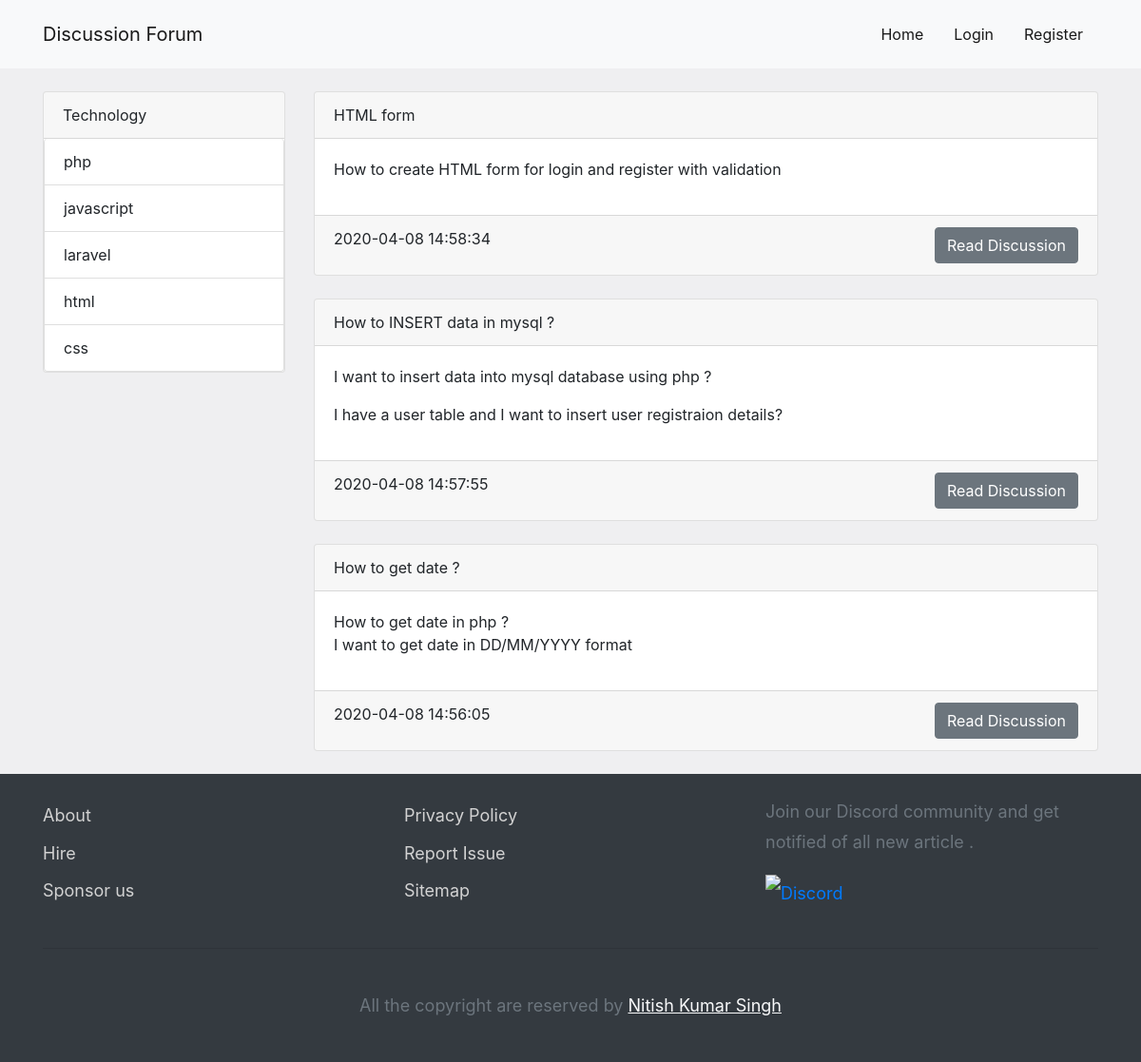
Page /dashboard.php on the committed database.
### tables this page shows
CREATE TABLE `question` (
  `id` int(11) NOT NULL,
  `title` varchar(128) NOT NULL,
  `topic` varchar(32) NOT NULL,
  `question` varchar(2048) NOT NULL,
  `timestamp` timestamp NOT NULL DEFAULT current_timestamp()
);

### utils/nav_links.php (called while the page is built)
<?php
    $nav_links = array(
        'home' => array(
            'name' => 'Home',
            'link' => './',
            'auth' => true,
        ),
        'home2' => array(
            'name' => 'Home',
            'link' => './',
            'auth' => false,
        ),
        'login' => array(
            'name' => 'Login',
            'link' => './login',
            'auth' => false,
        ),
        'register' => array(
            'name' => 'Register',
            'link' => './register',
            'auth' => false,
        ),
        'dashboard' => array(
            'name' => 'Dashboard',
            'link' => './dashboard',
            'auth' => true,
        ),
        'ask' => array(
            'name' => 'Ask',
            'link' => './ask',
            'auth' => true,
        ),
        'profile' => array(
            'name' => 'Profile',
            'link' => './profile',
            'auth' => true,
        ),
        'logout' => array(
            'name' => 'Logout',
            'link' => './logout',
            'auth' => true,
        )
    );
?>

### dashboard.php (the view, shortened to what this page needs)
<?php
    include './utils/env.php';
    $con = new mysqli($SERVER,$USERNAME,$PASSWORD,$DATABASE);
    $query = "SELECT * from`question` order by id desc";
    $result = $con->query($query);
?>
<!DOCTYPE html>
<html lang="en">
<head>
    <?php require('./partials/head.php') ?>
</head>
<body>
    <?php require('./partials/navigation.php') ?>
    <div class="container" style="min-height:70vh">
        <div class="row mt-4 ">
            <div class="col-sm-12 col-md-4 col-lg-3">
                <div class="card">
                    <div class="card-header">Technology</div>
                <ul class="list-group">
                    <?php foreach(['php','javascript','laravel','html','css'] as $item): ?>
                    <li class="list-group-item"><?= $item ?></li>
                    <?php endforeach; ?>
                </ul>
            </div>
            </div>
            <div class="col-sm-12 col-md-8 col-lg-9">
                <?php while($row = $result->fetch_assoc()): ?>
                <div class="card mb-4">
                    <div class="card-header"><?= $row['title'] ?></div>
                    <div class="card-body">
                        <?= $row['question'] ?>
                    </div>
                    <div class="card-footer d-flex justify-content-between">
                        <div>
                            <?= $row['timestamp'] ?>
                        </div>
                        <div>
                            <a href="./discussion/<?= $row['id'] ?>" class="btn btn-secondary">Read Discussion</a>
                        </div>
                    </div>
                </div>
                <?php endwhile; ?>
            </div>
        </div>
    </div>
    <?php require('./partials/footer.php') ?>
</body>
</html>

### partials/head.php (shortened to what this page needs)
<link rel="stylesheet" href="https://stackpath.bootstrapcdn.com/bootstrap/4.4.1/css/bootstrap.min.css">

### partials/navigation.php (shortened to what this page needs)
<?php
    require('./utils/nav_links.php');
    $isAuth = $_SESSION["isLoggedIn"] ?? false;
?>
<nav class="navbar navbar-expand-lg navbar-light bg-light">
    <div class="container">
        <a class="navbar-brand" href="./">Discussion Forum</a>
        <div class="collapse navbar-collapse" id="navbarSupportedContent">
            <ul class="navbar-nav ml-auto">
            <?php foreach ($nav_links as $nav_link): ?>
                <?php if($nav_link['auth'] == $isAuth): ?>
                <li class="nav-item active p-2">
                    <a class="nav-link" href="<?= $nav_link['link'] ?>"><?= $nav_link['name'] ?></a>
                </li>
                <?php endif ?>
            <?php endforeach ?>
            </ul>
        </div>
    </div>
</nav>

### partials/footer.php
<footer class="bg-dark text-white" style="line-height:2.2;font-size:18px">
    <div class="container pt-4">
        <div class="row">
            <div class="col-6 col-lg-4  mb-4">
                <div><a style="color:#d2d2d2" href="/about/">About</a></div>
                <div><a style="color:#d2d2d2" href="/hire">Hire</a></div>
                <div><a style="color:#d2d2d2" href="/sponser-us">Sponsor us</a></div>
            </div>
            <div class="col-6 col-lg-4  mb-4">
                <div><a style="color:#d2d2d2" href="/privacy-policy/">Privacy Policy</a></div>
                <div><a style="color:#d2d2d2" href="/report/">Report Issue</a></div>
                <div><a style="color:#d2d2d2" href="/sitemap.xml">Sitemap</a></div>
            </div>
            <div class="col-md-12 col-lg-4">
                <p style="line-height:1.8" class="text-secondary">Join our Discord community and get notified of all new
                    article .</p><a href="https://discord.gg/aDdPcDV" target="_blank" rel="noopener"><img
                        class="slack-logo" src="https://nitishk72.tk/images/svg/discord.svg" width="150" height="51" alt="Discord"></a>
            </div>
        </div>
        <hr>
        <div class="p-4 text-center">
            <p class="text-secondary">All the copyright are reserved by <a class="text-light"
                    style="text-decoration:underline" href="/contributors/nitishk72">Nitish Kumar Singh</a></p>
        </div>
    </div>
</footer>

### partials/head.php (style rules this page uses)
body { background: #efeff1; }

### rows in the picture
question: title "HTML form", question "How to create HTML form for login and register with validation", timestamp "2020-04-08 14:58:34"
question: title "How to INSERT data in mysql ?", question "I want to insert data into mysql database using php ? I have a user table and I want to insert user registraion details?", timestamp "2020-04-08 14:57:55"
question: title "How to get date ?", question "How to get date in php ? I want to get date in DD/MM/YYYY format", timestamp "2020-04-08 14:56:05"

### other values in the picture
$nav_link['name'] "Home"
$nav_link['name'] "Login"
$nav_link['name'] "Register"
$item "php"
$item "javascript"
$item "laravel"
$item "html"
$item "css"
